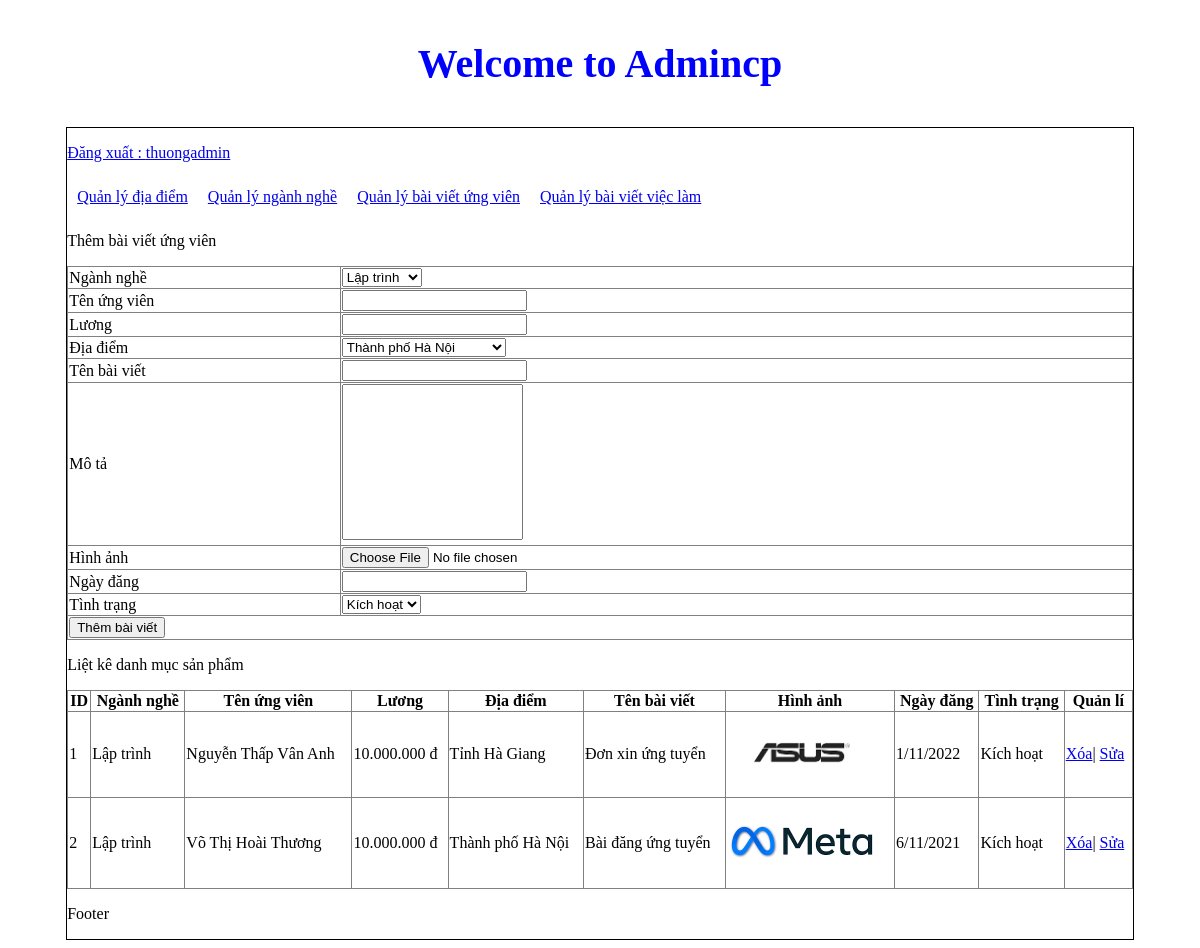
Screenshot of /admincp/index.php?action=qlbvuv&query=them (signed in) with the database file from the repository.
### tables this page shows
CREATE TABLE `baivietuv` (
  `id_baiviet` int(11) NOT NULL,
  `id_nganhnghe` int(11) NOT NULL,
  `tenungvien` varchar(255) NOT NULL,
  `luong` varchar(255) NOT NULL,
  `id_diadiem` int(11) NOT NULL,
  `tenbaiviet` varchar(255) NOT NULL,
  `mota` varchar(255) NOT NULL,
  `hinhanh` varchar(255) NOT NULL,
  `ngaydang` varchar(255) NOT NULL,
  `tinhtrang` int(11) NOT NULL
);

CREATE TABLE `nganhnghe` (
  `id_nganhnghe` int(11) NOT NULL,
  `tennganhnghe` varchar(255) NOT NULL
);

CREATE TABLE `diadiem` (
  `id_diadiem` int(11) NOT NULL,
  `tendiadiem` varchar(255) NOT NULL
);

### admincp/modules/qlbvuv/them.php (the view, shortened to what this page needs)
<p>Thêm bài viết ứng viên</p>
<table border="1" width="100%"  style="border-collapse: collapse;">
<form method="POST" action="modules/qlbvuv/xuly.php"  enctype="multipart/form-data" >
<tr>
    <td>Ngành nghề</td>
    <td>
      <select name ="nganhnghe">
      <?php
      $sql_nn="select *from nganhnghe order by id_nganhnghe asc";
      $query_nn=mysqli_query($mysqli,$sql_nn);
      while($row_nn=mysqli_fetch_array($query_nn)){
      ?>
      <option value="<?php echo $row_nn['id_nganhnghe'] ?>"><?php echo $row_nn['tennganhnghe'] ?></option>
      <?php
      }
      ?>
      </select>
    </td>
  </tr>
  <tr>
    <td>Tên ứng viên </td>
    <td><input type="text" name="tenungvien"></td>
  </tr>
  <tr>
    <td>Lương </td>
    <td><input type="text" name="luong"></td>
  </tr>
  <tr>
    <td>Địa điểm</td>
    <td>
      <select name ="diadiem">
      <?php
      $sql_dd="select *from diadiem order by id_diadiem asc";
      $query_dd=mysqli_query($mysqli,$sql_dd);
      while($row_dd=mysqli_fetch_array($query_dd)){
      ?>
      <option value="<?php echo $row_dd['id_diadiem'] ?>"><?php echo $row_dd['tendiadiem'] ?></option>
      <?php
      }
      ?>
      </select>
    </td>
  </tr>
  <tr>
    <td>Tên bài viết </td>
    <td><input type="text" name="tenbaiviet"></td>
  </tr>
  <tr>
    <td>Mô tả</td>
    <td><textarea name="mota" rows="10" style="resize:none;"></textarea></td>
  </tr>
  <tr>
    <td>Hình ảnh</td>
    <td><input type="file" name="hinhanh"></td>
  </tr>
  <tr>
    <td>Ngày đăng</td>
    <td><input type="text" name="ngaydang"></td>
  </tr>
  <tr>
    <td>Tình trạng</td>
    <td>
        <select name="tinhtrang">
            <option value="1">Kích hoạt</option>
        </select>
    </td>
</tr>
<tr>
    <td colspan="2"><input type="submit" name="thembv" value="Thêm bài viết"> </td>
  </tr>
  </form>
</table>

### admincp/modules/qlbvuv/lietke.php
<?php
    $sql_lietkebv=" SELECT * FROM baivietuv, nganhnghe, diadiem
     WHERE baivietuv.id_nganhnghe = nganhnghe.id_nganhnghe
     AND baivietuv.id_diadiem = diadiem.id_diadiem ORDER BY id_baiviet ASC ";
    $result= mysqli_query($mysqli,$sql_lietkebv) ;
?>
<p>Liệt kê danh mục sản phẩm</p>
<table border="1" width="100%" style="border-collapse: collapse;">
  <tr>
    <th>ID</th>
    <th>Ngành nghề</th>
    <th>Tên ứng viên</th>
    <th>Lương</th>
    <th>Địa điểm</th>
    <th>Tên bài viết</th>
    <th>Hình ảnh</th>
    <th>Ngày đăng</th>
    <th>Tình trạng</th>
    <th>Quản lí</th>
</tr>
<?php
$i=0;
if ($result) {
	while($row = mysqli_fetch_array($result)){
    $i++;
	?>
  <tr>
    <td><?php echo $i ?></td>
    <td><?php echo $row['tennganhnghe'] ?></td>
    <td><?php echo $row['tenungvien'] ?></td>
    <td><?php echo $row['luong'] ?></td>
    <td><?php echo $row['tendiadiem'] ?></td>
    <td><?php echo $row['tenbaiviet'] ?></td>
    <td><img src="modules/qlbvuv/uploads/<?php echo $row['hinhanh'] ?>" width="150px"></td>
    <td><?php echo $row['ngaydang'] ?></td>
    <td><?php if($row['tinhtrang']==1){
        echo 'Kích hoạt';
    }else{
        echo 'Ẩn';
    }
      ?>
    </td>
    <td>
         <a href="modules/qlbvuv/xuly.php?&id_baiviet=<?php echo $row['id_baiviet']?>">Xóa</a>|
         <a href="?action=qlbvuv&query=sua&id_baiviet=<?php echo $row['id_baiviet']?>">Sửa</a>
    </td>
  </tr>
  <?php
  }
   }
?>
</table>

### rows the page displays
baivietuv: id_nganhnghe.tennganhnghe "Lập trình", tenungvien "Nguyễn Thấp Vân Anh", luong "10.000.000 đ", id_diadiem.tendiadiem "Tỉnh Hà Giang", tenbaiviet "Đơn xin ứng tuyển", hinhanh (picture), ngaydang "1/11/2022", tinhtrang "Kích hoạt"
baivietuv: id_nganhnghe.tennganhnghe "Lập trình", tenungvien "Võ Thị Hoài Thương", luong "10.000.000 đ", id_diadiem.tendiadiem "Thành phố Hà Nội", tenbaiviet "Bài đăng ứng tuyển", hinhanh (picture), ngaydang "6/11/2021", tinhtrang "Kích hoạt"

### other values shown
$_SESSION['dangnhap'] "thuongadmin"
form field nganhnghe "Lập trình"
form field diadiem "Thành phố Hà Nội"
